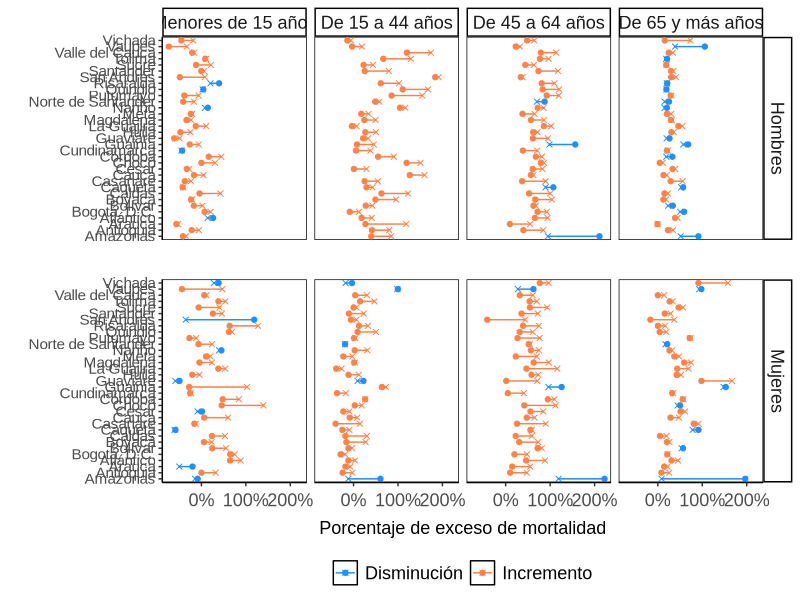

Here is the R script that generated this plot: (Note: this script raises an error after producing the figure.)
library(ggplot2)
library(cowplot)
library(dplyr)
library(tidyverse)
library(readxl)
library(ggrepel)
library(readr)

rm(list=ls())

#Datos
df_fig3 <- read_csv("data/data_cap_002/datosfig3.csv")

# Reordenar los niveles del factor gredad
df_fig3$gredad <- factor(df_fig3$gredad, levels = c("Menores de 15 años", "De 15 a 44 años", "De 45 a 64 años", "De 65 y más años"))
df_fig3$CODPTORE <- ifelse(df_fig3$CODPTORE =="Archipiélago de San Andrés","San Andrés", df_fig3$CODPTORE)


# Graficar
fig3<-ggplot(df_fig3, aes(y = CODPTORE, fill = Tipo, color = Tipo)) +
  geom_errorbarh(
    aes(
      xmin = pmin(`6 Mar.2020 - 5 Mar. 2021`, `6 Mar.2021 - 5 Mar. 2022`),
      xmax = pmax(`6 Mar.2020 - 5 Mar. 2021`, `6 Mar.2021 - 5 Mar. 2022`)
    ),
    height = 0.3
  ) +
  geom_point(aes(x = `6 Mar.2020 - 5 Mar. 2021`), shape = 21) +
  geom_point(aes(x = `6 Mar.2021 - 5 Mar. 2022`), shape = 4) +
  facet_grid(SEXO ~ gredad) +
  scale_color_manual(values = c("Disminución" = "#1E90FF", "Incremento" = "#FF8247")) +
  scale_fill_manual(values = c("Disminución" = "#1E90FF", "Incremento" = "#FF8247")) +
  scale_x_continuous(labels = scales::percent) +
  xlab("Porcentaje de exceso de mortalidad") +
  ylab(" ") +
  theme_classic(base_family = "Arial") +
  theme(
    legend.position = "bottom",
    legend.title = element_blank(),
    legend.text = element_text(size=13),
    axis.title = element_text(size=13),
    axis.text.x = element_text(size=13, margin = margin(t=5,b=5)),
    axis.text.y = element_text(size=11),
    strip.text = element_text(size=13),
    panel.spacing.y = unit(1, "cm"),
    panel.background = element_rect(colour = "black", linetype = "solid")
  )
  
fig3

ggsave(filename = "outputs/grafic_cap_002/f3_excesomortygen.jpg", 
       plot = fig3, 
       width = 10, 
       height = 11, 
       dpi = 300)
